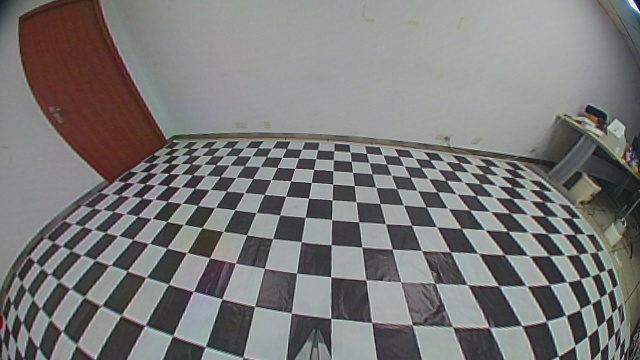
#> input picture src/find_chessboard_corners/corners_images/top_undistorted.jpg, 640 x 360 px
$ python corners_finder.py
#> lines starting #> are read from the running program, lines starting #| are printed output that depends on the picture
import cv2
import numpy as np
import json
import os
import glob

IMAGES_FOLDER = './corners_images'


# 输入图片名、输出json文件名、输出图片名
def corners_finder(input_filename='', json_filename="", image_filename="", max_corners=450, min_distance=18,
                   text_size=0.3):
    # 读取图片
#> called with input_filename = './corners_images/top_undistorted.jpg', json_filename = 'top_corners.json', image_filename = 'top_corners.jpg', max_corners = 700, min_distance = 18, text_size = 0.4
    img1 = cv2.imread(input_filename)
#> img1 is the input picture: shape (360, 640, 3); mean B, G, R 119.9, 120.8, 121.7

    img = cv2.resize(img1, (1280, 720), interpolation=cv2.INTER_AREA)  # 指定720P透视变换
    # 设置参数
    quality_level = 0.01  # 表示角点的最小质量
    block_size = 3  # 表示计算角点时使用的窗口大小

    # 寻找角点
    gray = cv2.cvtColor(img, cv2.COLOR_BGR2GRAY)
    corners = cv2.goodFeaturesToTrack(gray, max_corners, quality_level, min_distance, blockSize=block_size, mask=None,
                                      useHarrisDetector=True, k=0.04)
#> corners = 367 rows, first 8: [556, 334], [710, 371], [589, 338], [478, 311], [618, 398], [505, 358], [665, 367], [627, 340]

    criteria = (cv2.TERM_CRITERIA_EPS + cv2.TERM_CRITERIA_MAX_ITER, 30, 0.001)
    corners = cv2.cornerSubPix(gray, corners, (5, 5), (-1, -1), criteria)
#> corners = 367 rows, first 8: [554.6, 335.5], [709.3, 371.6], [590.3, 337.4], [476.2, 311.6], [617.4, 396.7], [505.9, 357.6], [665.5, 368], [627.6, 339.5]
    corners = corners.astype(np.float64)

    print("testm")
    print(corners)
#> (printed output is left out)
    print(corners[0][0])

    # 构建保存结果的字典
    result_dict = {}
    for i, corner in enumerate(corners):
        x, y = corner.ravel()
        # x, y = np.round(x, 12), np.round(y, 12)  # 将像素位置四舍五入到小数点后12位
        result_dict[str(i)] = {"x": float(x), "y": float(y)}
#> this loop made 367 passes
#> after the loop, result_dict = 367 items

    # 将结果保存为json文件
    with open(f'./points/{json_filename}', 'w') as f:
        json.dump(result_dict, f, indent=4)

    # 显示角点
    for i in range(len(corners)):
        x, y = corners[i][0]
        cv2.circle(img, (int(x), int(y)), 2, (0, 255, 0), -1)
        cv2.putText(img, str(i).replace("8", "+").replace("6", "~").replace("3", "-"), (int(x) - 13, int(y) + 13),
                    cv2.FONT_HERSHEY_SIMPLEX, text_size, (255, 0, 0), 1)
#> img: shape (720, 1280, 3); mean B, G, R 121.7, 119.6, 119.2

    # 显示结果
    cv2.imshow(image_filename, img)
    cv2.imwrite(f'./out_images/{image_filename}', img)
    cv2.waitKey(0)
    cv2.destroyAllWindows()


def process(img_name="", m_corners=450, m_distance=15, t_size=0.3):
    head = img_name[:img_name.index('.') - 12]  # -12消除_undistorted后缀
    # 测试
    print("mby")
    print(t_size)
    corners_finder(IMAGES_FOLDER + "/" + img_name, head + "_corners.json",
                   head + "_corners.jpg", m_corners, m_distance, t_size)


if __name__ == '__main__':
    max_corners = [400, 450, 500, 600, 700, 800]  # 图片最大角点数挡位
    min_distance = [10, 12, 15, 18, 20]  # 角点最小间距挡位
    text_size = [0.3, 0.35, 0.4]  # 文字大小挡位，用于精确定位点，更改此项不影响角点的查找结果与顺序
    # process("1.jpg", max_corners[3], min_distance[4], text_size[2])
    process("top_undistorted.jpg", max_corners[4], 18, text_size[2])  # 18
    process("left_undistorted.jpg", max_corners[4], 16, text_size[0])  # 16
#> call 2 of corners_finder, with input_filename = './corners_images/left_undistorted.jpg', json_filename = 'left_corners.json', image_filename = 'left_corners.jpg', max_corners = 700, min_distance = 16, text_size = 0.3
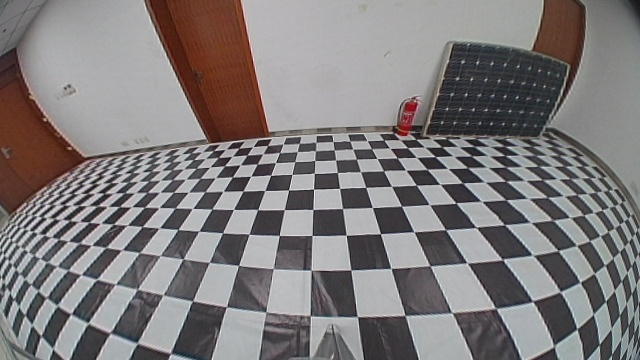
#> input picture src/find_chessboard_corners/corners_images/left_undistorted.jpg, 640 x 360 px
#> in corners_finder, img1 is the input picture: shape (360, 640, 3); mean B, G, R 123.4, 122.9, 127.1
#> in corners_finder (call 2), `corners = cv2.goodFeaturesToTrack(gray, max_corners, quality_level, mi..`: corners = 475 rows, first 8: [583, 350], [627, 380], [694, 472], [509, 292], [578, 382], [417, 337], [630, 348], [560, 470]
#> in corners_finder (call 2), `criteria = (cv2.TERM_CRITERIA_EPS + cv2.TERM_CRITERIA_MAX_ITER, 30, 0...`: criteria = (3, 30, 0.001)
#> in corners_finder (call 2), `corners = cv2.cornerSubPix(gray, corners, (5, 5), (-1, -1), criteria)`: corners = 475 rows, first 8: [584.3, 349.5], [627.6, 378.8], [693.1, 471], [506.7, 293.6], [577.5, 380.5], [419.9, 335.1], [629.2, 347.2], [559.2, 471.4]
#> the loop in corners_finder (call 2), `for i, corner in enumerate(corners):` made 475 passes
#> after the loop in corners_finder (call 2), `for i, corner in enumerate(corners):`: result_dict = 475 items
#> the loop in corners_finder (call 2), `for i in range(len(corners)):` made 475 passes
#> after the loop in corners_finder (call 2), `for i in range(len(corners)):`:
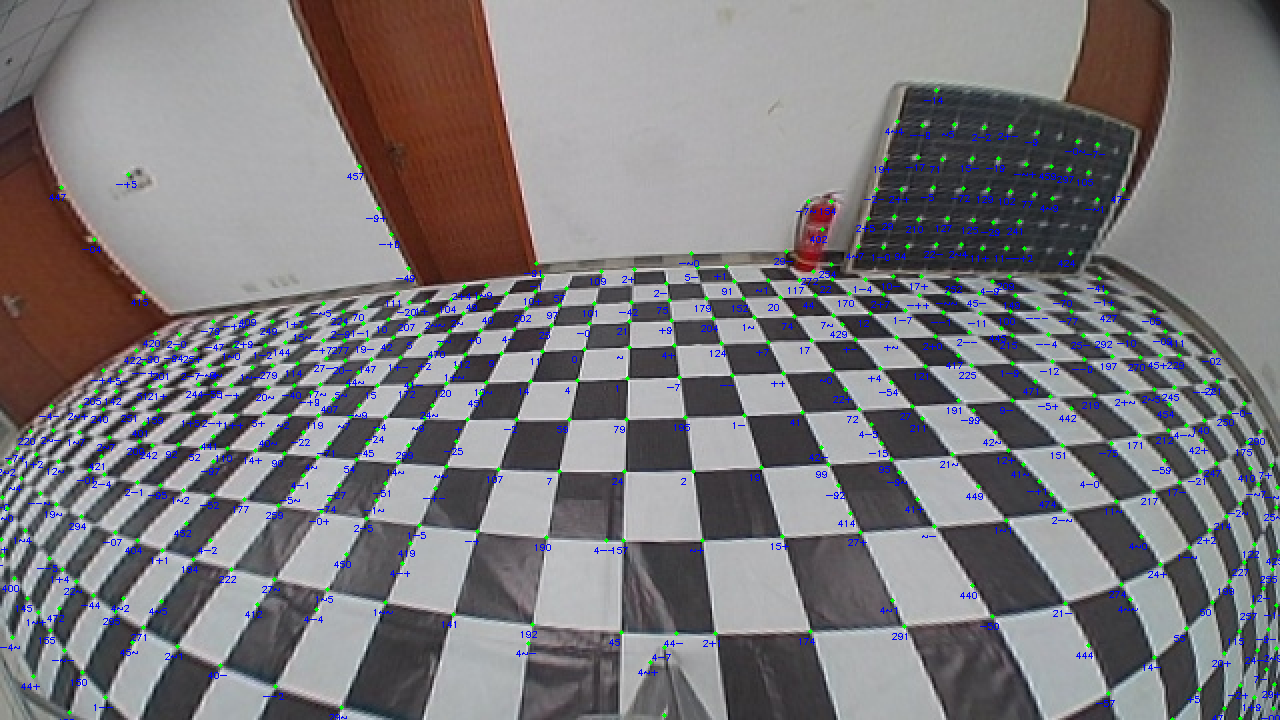
#> img: shape (720, 1280, 3); mean B, G, R 124.8, 121.9, 124.3
    process("right_undistorted.jpg", max_corners[4], 18, text_size[0])  # 18
#> call 3 of corners_finder, with input_filename = './corners_images/right_undistorted.jpg', json_filename = 'right_corners.json', image_filename = 'right_corners.jpg', max_corners = 700, min_distance = 18, text_size = 0.3
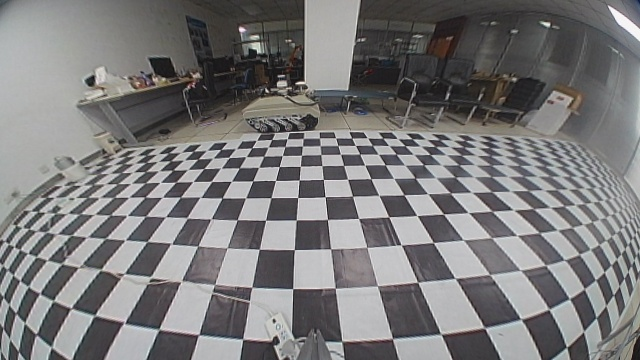
#> input picture src/find_chessboard_corners/corners_images/right_undistorted.jpg, 640 x 360 px
#> in corners_finder, img1 is the input picture: shape (360, 640, 3); mean B, G, R 122.4, 121.9, 122.9
#> in corners_finder (call 3), `corners = cv2.goodFeaturesToTrack(gray, max_corners, quality_level, mi..`: corners = 432 rows, first 8: [506, 295], [560, 333], [648, 360], [461, 364], [714, 293], [733, 275], [595, 396], [546, 278]
#> in corners_finder (call 3), `corners = cv2.cornerSubPix(gray, corners, (5, 5), (-1, -1), criteria)`: corners = 432 rows, first 8: [504.3, 295.8], [558.7, 333.6], [647.4, 359.4], [462.9, 363.5], [711.4, 291.5], [735.2, 275.7], [595.7, 395.5], [544.2, 279.4]
#> the loop in corners_finder (call 3), `for i, corner in enumerate(corners):` made 432 passes
#> after the loop in corners_finder (call 3), `for i, corner in enumerate(corners):`: result_dict = 432 items
#> the loop in corners_finder (call 3), `for i in range(len(corners)):` made 432 passes
#> after the loop in corners_finder (call 3), `for i in range(len(corners)):`:
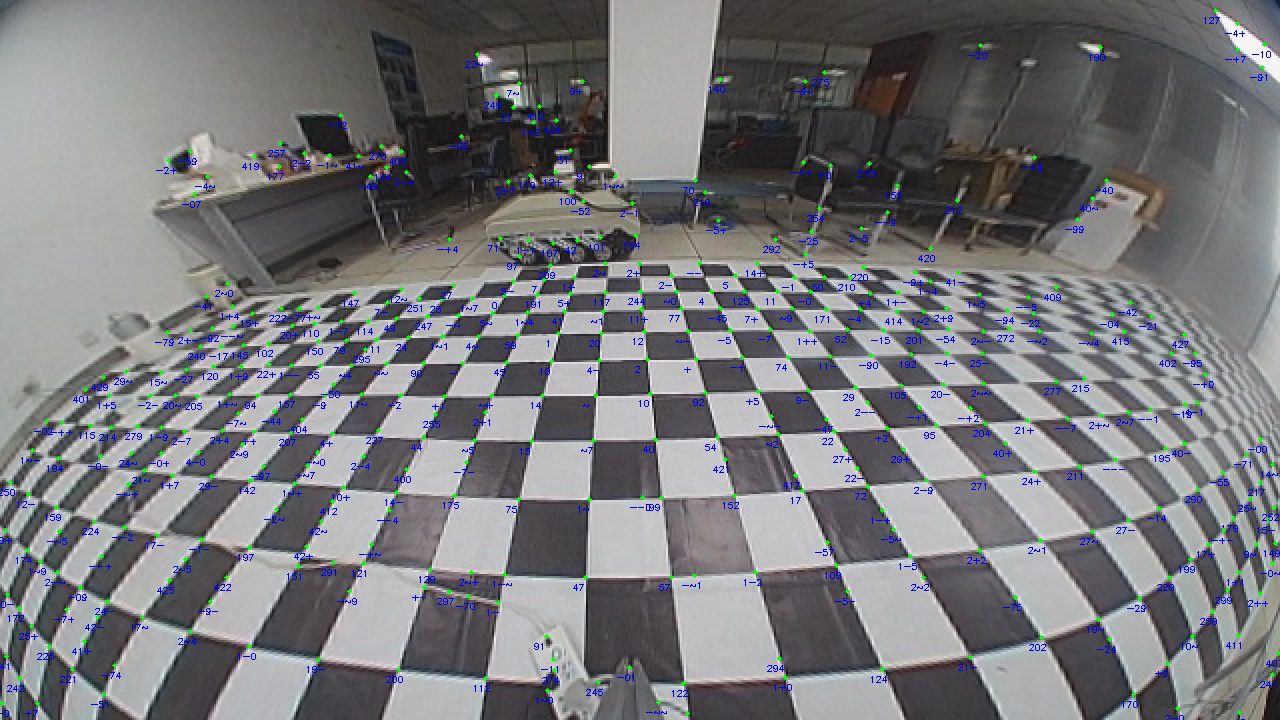
#> img: shape (720, 1280, 3); mean B, G, R 123.6, 120.7, 120.1
    process("bottom_left_undistorted.jpg", max_corners[4], 15, text_size[0])  # 15
#> call 4 of corners_finder, with json_filename = 'bottom_left_corners.json', image_filename = 'bottom_left_corners.jpg', max_corners = 700, min_distance = 15, text_size = 0.3
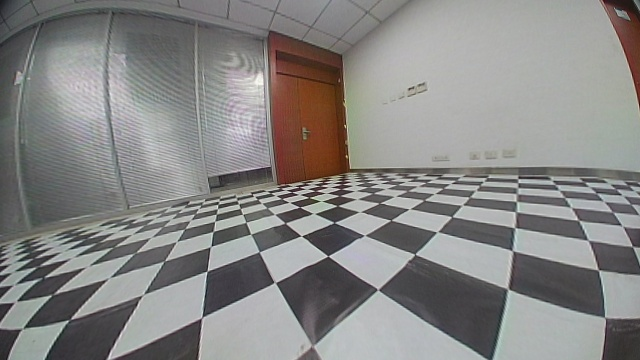
#> input picture src/find_chessboard_corners/corners_images/bottom_left_undistorted.jpg, 640 x 360 px
#> in corners_finder, img1 is the input picture: shape (360, 640, 3); mean B, G, R 132.5, 134.1, 135.1
#> in corners_finder (call 4), `gray = cv2.cvtColor(img, cv2.COLOR_BGR2GRAY)`:
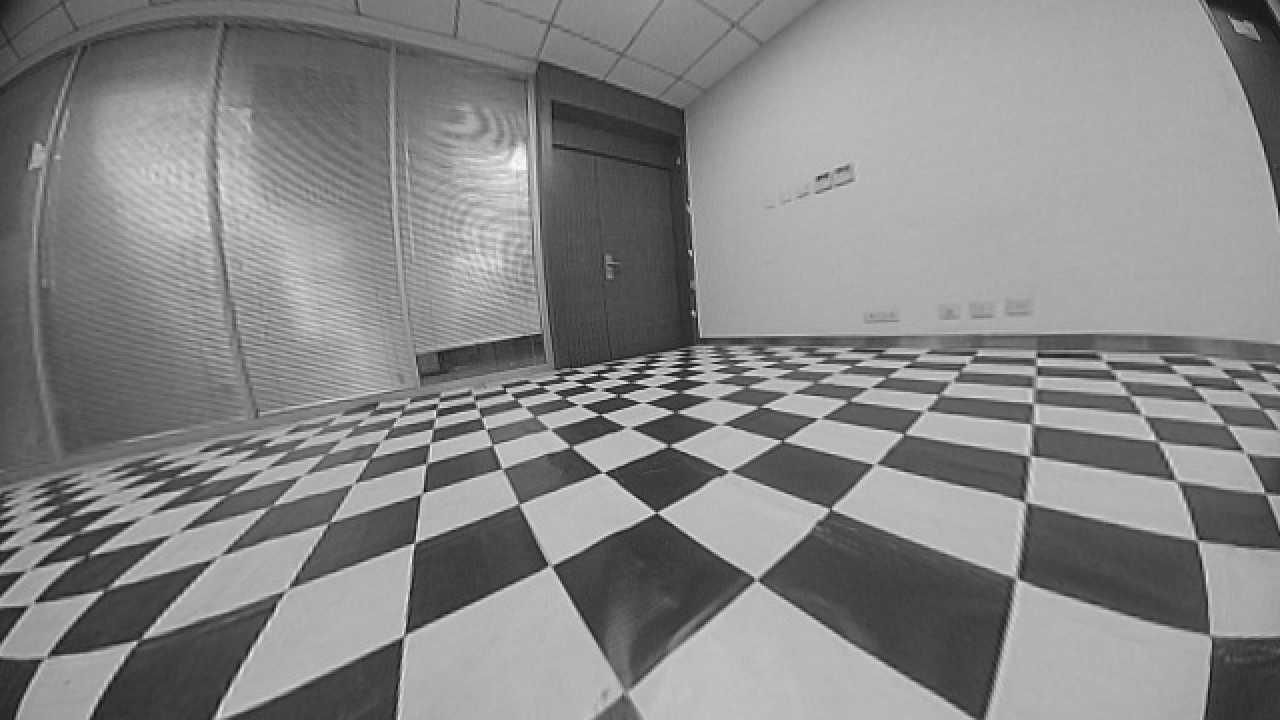
#> gray: shape (720, 1280); min 17, max 248, mean 134.2
#> the loop in corners_finder (call 4), `for i, corner in enumerate(corners):` made 248 passes
#> corner on passes 1 to 3: [[583, 383.6]], [[599.9, 414.3]], [[603.3, 472.5]]
#> after the loop in corners_finder (call 4), `for i in range(len(corners)):`:
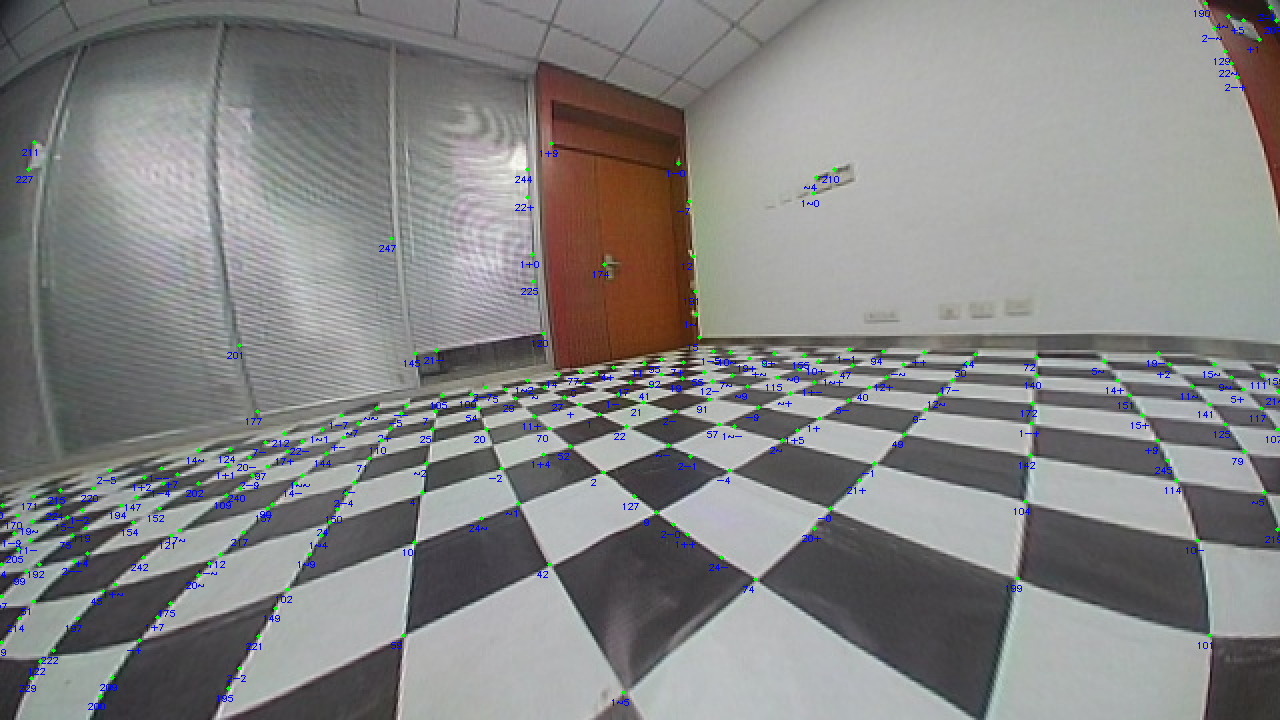
#> img: shape (720, 1280, 3); mean B, G, R 133.1, 133.5, 133.6
#> (the run stopped early here; a loop or call above may not have finished)
